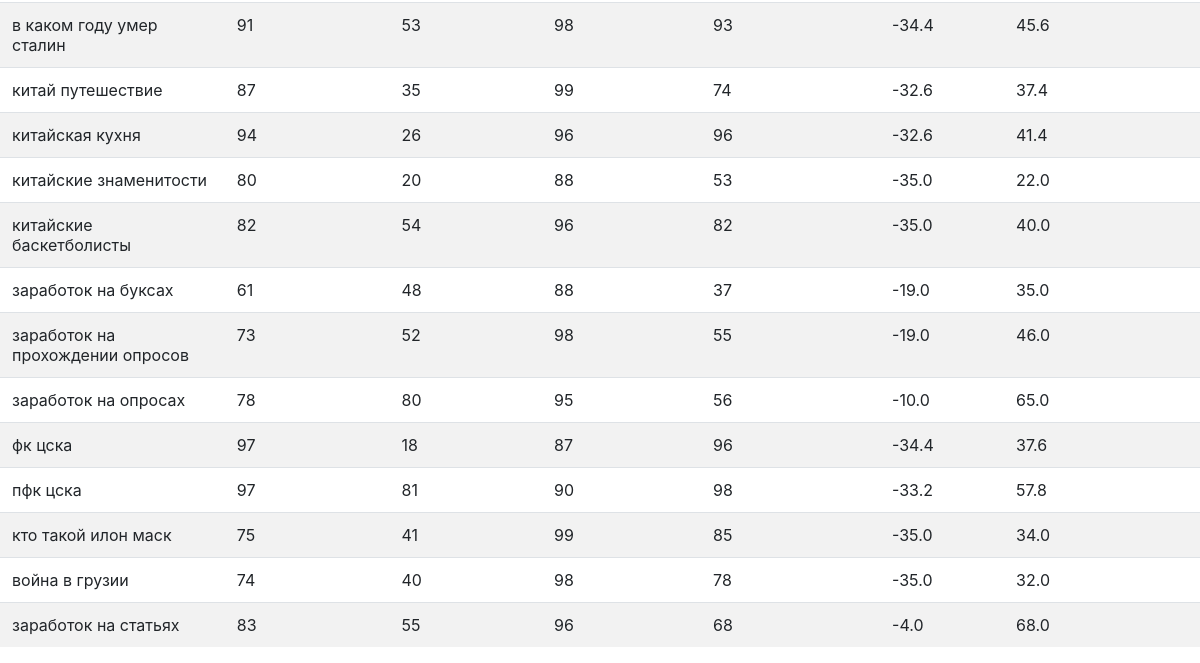
The app's page /main/results (lower part), older data.
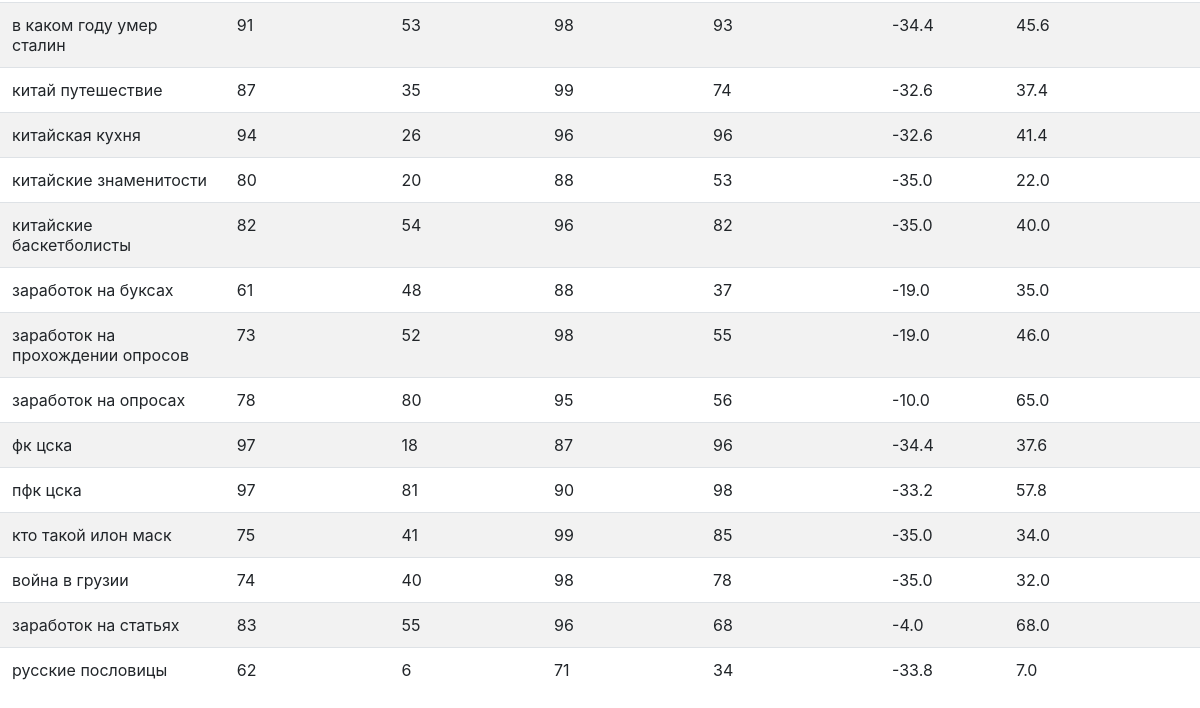
The same page, newer data.
### main/models.py (models this page shows, shortened)
class Request(models.Model):
    request = models.CharField(max_length=100)
    site_age_concurency = models.IntegerField(default=0)
    site_stem_concurency = models.IntegerField(default=0)
    site_volume_concurency = models.IntegerField(default=0)
    site_backlinks_concurency = models.IntegerField(default=0)
    site_total_concurency = models.FloatField(default=0)
    direct_upscale = models.FloatField(default=0)
    status = models.CharField(max_length=100, default='progress')

### main/views.py (the view)
# urls.py: path('results', views.results, name='publish_request_info'),
def results(request):
    all_requests_list = get_list_or_404(Request)
    context = {'all_requests_list': all_requests_list}
    return render(request, 'main/index.html', context)

### main/templates/main/index.html (shortened to what this page needs)
<html>
<head>
<link rel="stylesheet" href="https://cdn.jsdelivr.net/npm/bootstrap@4.5.3/dist/css/bootstrap.min.css">
</head>
<body>
{% if all_requests_list %}
<table class="table table-striped">
  <tbody>
  {% for request in all_requests_list %}
      {% if request.status == 'progress'  %}
          <tr>
          <td>{{ request.request }}</td>
          <td colspan="6" style="text-align: center">Запрос в обработке. Это может занять около минуты.</td>
          </tr>
          {% elif request.status == 'backlinks' %}
          <tr>
          <td>{{ request.request }}</td>
          <td colspan="6" style="text-align: center">Запрос в обработке. Недостаточно выборки ссылок.</td>
          </tr>
      {% else %}
    <tr>
      <td> {{ request.request }} </td>
      <td> {{ request.site_age_concurency }} </td>
      <td> {{ request.site_stem_concurency }} </td>
        <td>{{ request.site_volume_concurency }}</td>
      <td>{{ request.site_backlinks_concurency }}</td>
          <td>{{ request.direct_upscale }}</td>
      <td>{{ request.site_total_concurency }}</td>
        {% endif %}
    </tr>
    {% endfor %}
  </tbody>
</table>
{% endif %}
</body>
</html>

Row changes from the older to the newer data that the page shows:
added Request: request "русские пословицы", site_age_concurency "62", site_stem_concurency "6", site_volume_concurency "71", site_backlinks_concurency "34", direct_upscale "-33.8", site_total_concurency "7.0"
